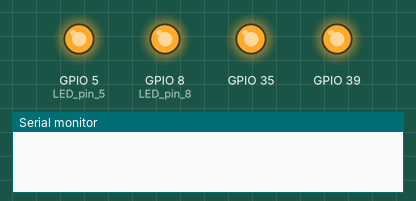
This sketch was run on a simulated ESP32. Shown: output pins drawn as LEDs (lit = HIGH), the last lines printed to the serial monitor. No radio packets arrive unless stated.

Above: at 0.1 s.
At 5.1 s:
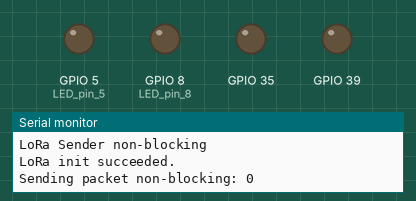
Timing chart, 0 to 6.6 s (numbered marks = the images above):
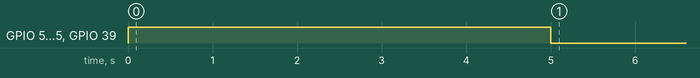

The sketch:

LoRaSender_ROS_dog_01.ino
```cpp
#include <SPI.h>
#include <LoRa.h>

int counter = 0;
const long frequency = 433.5E6;  // LoRa Frequency
int spreading = 10;             // spreading factor
const int csPin = 4;          // LoRa radio chip select
const int resetPin = 2;        // LoRa radio reset
const int irqPin = 3;          // change for your board; must be a hardware interrupt pin
int LED_pin_5 = 5;
int LED_pin_8 = 8;

String outgoing;              // outgoing message

byte msgCount = 0;            // count of outgoing messages
byte localAddress = 0xBB;     // address of this device
byte destination = 0xFF;      // destination to send to
long lastSendTime = 0;        // last send time
int interval = 2000;          // interval between sends


void setup()
{
  pinMode(LED_pin_8, OUTPUT);
  pinMode(LED_pin_5, OUTPUT);
  pinMode(A3, OUTPUT);
  pinMode(A7, OUTPUT);

  digitalWrite(LED_pin_8, HIGH);
  digitalWrite(LED_pin_5, HIGH);
  digitalWrite(A3, HIGH);
  digitalWrite(A7, HIGH);
  delay(5000);
  digitalWrite(LED_pin_8, LOW);
  digitalWrite(LED_pin_5, LOW);
  digitalWrite(A3, LOW);
  digitalWrite(A7, LOW);
  Serial.begin(9600);
  // while (!Serial);

  Serial.println("LoRa Sender non-blocking");
    // override the default CS, reset, and IRQ pins (optional)
  LoRa.setPins(csPin, resetPin, irqPin);// set CS, reset, IRQ pin


  if (!LoRa.begin(frequency))
  {
    Serial.println("Starting LoRa failed!");
    while (1);
  }
  // LoRa.setSpreadingFactor(12);           // ranges from 6-12,default 7 see API docs
  LoRa.setSpreadingFactor(spreading);           // ranges from 6-12,default 7 see API docs
  Serial.println("LoRa init succeeded.");
}

void loop()
{
  // wait until the radio is ready to send a packet
  while (LoRa.beginPacket() == 0)
  {
    Serial.print("waiting for radio ... ");
    digitalWrite(LED_pin_8, HIGH);
    delay(5);
    digitalWrite(LED_pin_8, LOW);
    delay(5);
  }

  Serial.print("Sending packet non-blocking: ");
  Serial.println(counter);

  // send in async / non-blocking mode
  // Outgoing data seems to be 46 characters max at a time:
  String outgoing = "46_characters_++++++++++++++++++++++++++++++++";
  // String outgoing = "The rabid black dog sniffed it's arse and farted and pissed on a lamp post at the front desk.";
  // String outgoing = "The dog sniffed it's arse and pissed on a lamp post at the front desk. \nOn the side is the back wall where a piece of metal shank was hanging from which is a large wooden table. \nThe dog took a sip of a soda and started to bark.\nEverybody died of hunger.\n";
  digitalWrite(LED_pin_8, HIGH);
  LoRa.beginPacket();
  LoRa.write(destination);              // add destination address
  LoRa.write(localAddress);             // add sender address
  LoRa.write(msgCount);                 // add message ID
  LoRa.write(outgoing.length());        // add payload length
  LoRa.print(outgoing);
  // LoRa.print(counter);
  LoRa.endPacket(true); // true = async / non-blocking mode
  digitalWrite(LED_pin_8, LOW);

  counter++;
  delay(1000);  // This delay is useful as otherwise the reciever cant keep pace.
}
```
